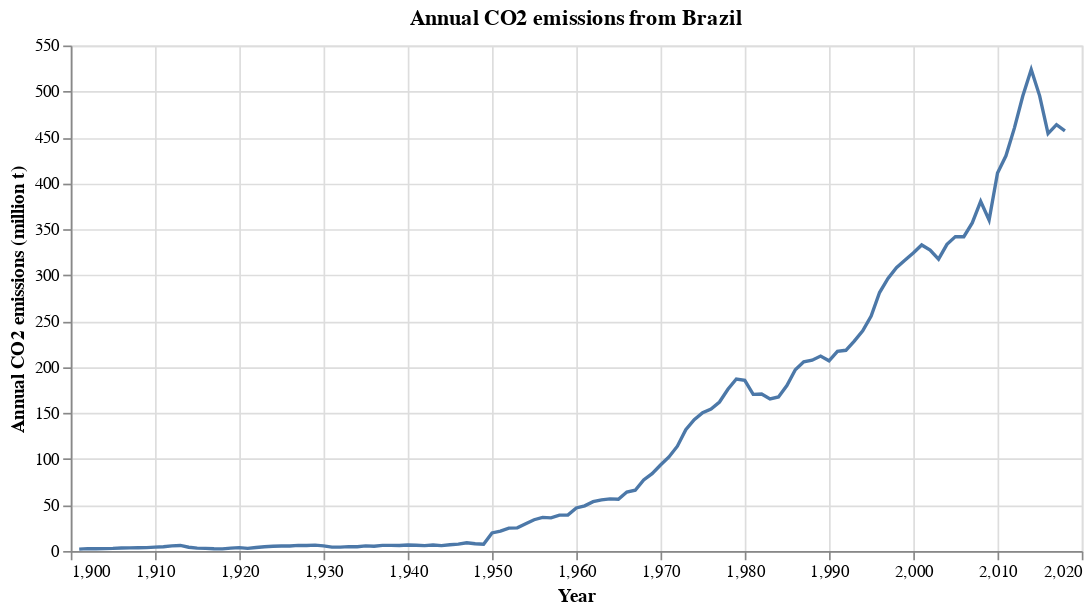

This figure's notebook cell:
### Code cell
# Create a selection that chooses the nearest point & selects based on x-value
nearest = alt.selection(type='single', nearest=True, on='mouseover',
                        fields=['Year'], empty='none')

# The basic line
line = alt.Chart(carbon_brasil).mark_line().encode(
    x='Year',
    y='Annual CO2 emissions (million t)'
).properties(
    title='Annual CO2 emissions from Brazil'
)

# Transparent selectors across the chart. This is what tells us
# the x-value of the cursor
selectors = alt.Chart(carbon_brasil).mark_point().encode(
    x='Year',
    opacity=alt.value(0),
).add_selection(
    nearest
)

# Draw points on the line, and highlight based on selection
points = line.mark_point().encode(
    opacity=alt.condition(nearest, alt.value(1), alt.value(0))
)

# Draw text labels near the points, and highlight based on selection
text = line.mark_text(align='right', dx=-5, dy=-10).encode(
    text=alt.condition(nearest, 'Annual CO2 emissions (million t)', alt.value(' '))
)

# Draw a rule at the location of the selection
rules = alt.Chart(carbon_brasil).mark_rule(color='gray').encode(
    x='Year',
).transform_filter(
    nearest
)

# Put the five layers into a chart and bind the data
alt.layer(
    line, selectors, points, rules, text
).properties(
    width=600, height=300
)

### Figure 1 — Vega-Lite specification as saved in the notebook (floating-point values rounded to 4 significant figures)
{"config": {"view": {"continuousWidth": 400, "continuousHeight": 300}}, "layer": [{"mark": "line", "encoding": {"x": {"type": "quantitative", "field": "Year"}, "y": {"type": "quantitative", "field": "Annual CO2 emissions (million t)"}}, "title": "Annual CO2 emissions from Brazil"}, {"mark": "point", "encoding": {"opacity": {"value": 0}, "x": {"type": "quantitative", "field": "Year"}}, "selection": {"selector014": {"type": "single", "nearest": true, "on": "mouseover", "fields": ["Year"], "empty": "none"}}}, {"mark": "point", "encoding": {"opacity": {"condition": {"value": 1, "selection": "selector014"}, "value": 0}, "x": {"type": "quantitative", "field": "Year"}, "y": {"type": "quantitative", "field": "Annual CO2 emissions (million t)"}}, "title": "Annual CO2 emissions from Brazil"}, {"mark": {"type": "rule", "color": "gray"}, "encoding": {"x": {"type": "quantitative", "field": "Year"}}, "transform": [{"filter": {"selection": "selector014"}}]}, {"mark": {"type": "text", "align": "right", "dx": -5, "dy": -10}, "encoding": {"text": {"condition": {"type": "quantitative", "field": "Annual CO2 emissions (million t)", "selection": "selector014"}, "value": " "}, "x": {"type": "quantitative", "field": "Year"}, "y": {"type": "quantitative", "field": "Annual CO2 emissions (million t)"}}, "title": "Annual CO2 emissions from Brazil"}], "data": {"name": "data-0a531226dd02175d91d95c43a4852206"}, "height": 300, "width": 600, "$schema": "https://vega.github.io/schema/vega-lite/v4.8.1.json", "datasets": {"data-0a531226dd02175d91d95c43a4852206": [{"Entity": "Brazil", "Code": "BRA", "Year": 1901, "Annual CO2 emissions": 2.103, "Annual CO2 emissions (million t)": 2.103}, {"Entity": "Brazil", "Code": "BRA", "Year": 1902, "Annual CO2 emissions": 2.506, "Annual CO2 emissions (million t)": 2.506}, {"Entity": "Brazil", "Code": "BRA", "Year": 1903, "Annual CO2 emissions": 2.44, "Annual CO2 emissions (million t)": 2.44}, {"Entity": "Brazil", "Code": "BRA", "Year": 1904, "Annual CO2 emissions": 2.62, "Annual CO2 emissions (million t)": 2.62}, {"Entity": "Brazil", "Code": "BRA", "Year": 1905, "Annual CO2 emissions": 2.799, "Annual CO2 emissions (million t)": 2.799}, {"Entity": "Brazil", "Code": "BRA", "Year": 1906, "Annual CO2 emissions": 3.206, "Annual CO2 emissions (million t)": 3.206}, {"Entity": "Brazil", "Code": "BRA", "Year": 1907, "Annual CO2 emissions": 3.451, "Annual CO2 emissions (million t)": 3.451}, {"Entity": "Brazil", "Code": "BRA", "Year": 1908, "Annual CO2 emissions": 3.594, "Annual CO2 emissions (million t)": 3.594}, {"Entity": "Brazil", "Code": "BRA", "Year": 1909, "Annual CO2 emissions": 3.609, "Annual CO2 emissions (million t)": 3.609}, {"Entity": "Brazil", "Code": "BRA", "Year": 1910, "Annual CO2 emissions": 4.199, "Annual CO2 emissions (million t)": 4.199}, {"Entity": "Brazil", "Code": "BRA", "Year": 1911, "Annual CO2 emissions": 4.606, "Annual CO2 emissions (million t)": 4.606}, {"Entity": "Brazil", "Code": "BRA", "Year": 1912, "Annual CO2 emissions": 5.591, "Annual CO2 emissions (million t)": 5.591}, {"Entity": "Brazil", "Code": "BRA", "Year": 1913, "Annual CO2 emissions": 6.035, "Annual CO2 emissions (million t)": 6.035}, {"Entity": "Brazil", "Code": "BRA", "Year": 1914, "Annual CO2 emissions": 4.107, "Annual CO2 emissions (million t)": 4.107}, {"Entity": "Brazil", "Code": "BRA", "Year": 1915, "Annual CO2 emissions": 3.144, "Annual CO2 emissions (million t)": 3.144}, {"Entity": "Brazil", "Code": "BRA", "Year": 1916, "Annual CO2 emissions": 2.88, "Annual CO2 emissions (million t)": 2.88}, {"Entity": "Brazil", "Code": "BRA", "Year": 1917, "Annual CO2 emissions": 2.499, "Annual CO2 emissions (million t)": 2.499}, {"Entity": "Brazil", "Code": "BRA", "Year": 1918, "Annual CO2 emissions": 2.323, "Annual CO2 emissions (million t)": 2.323}, {"Entity": "Brazil", "Code": "BRA", "Year": 1919, "Annual CO2 emissions": 3.07, "Annual CO2 emissions (million t)": 3.07}, {"Entity": "Brazil", "Code": "BRA", "Year": 1920, "Annual CO2 emissions": 3.646, "Annual CO2 emissions (million t)": 3.646}, {"Entity": "Brazil", "Code": "BRA", "Year": 1921, "Annual CO2 emissions": 2.891, "Annual CO2 emissions (million t)": 2.891}, {"Entity": "Brazil", "Code": "BRA", "Year": 1922, "Annual CO2 emissions": 3.781, "Annual CO2 emissions (million t)": 3.781}, {"Entity": "Brazil", "Code": "BRA", "Year": 1923, "Annual CO2 emissions": 4.617, "Annual CO2 emissions (million t)": 4.617}, {"Entity": "Brazil", "Code": "BRA", "Year": 1924, "Annual CO2 emissions": 5.104, "Annual CO2 emissions (million t)": 5.104}, {"Entity": "Brazil", "Code": "BRA", "Year": 1925, "Annual CO2 emissions": 5.375, "Annual CO2 emissions (million t)": 5.375}, {"Entity": "Brazil", "Code": "BRA", "Year": 1926, "Annual CO2 emissions": 5.478, "Annual CO2 emissions (million t)": 5.478}, {"Entity": "Brazil", "Code": "BRA", "Year": 1927, "Annual CO2 emissions": 6.075, "Annual CO2 emissions (million t)": 6.075}, {"Entity": "Brazil", "Code": "BRA", "Year": 1928, "Annual CO2 emissions": 5.928, "Annual CO2 emissions (million t)": 5.928}, {"Entity": "Brazil", "Code": "BRA", "Year": 1929, "Annual CO2 emissions": 6.346, "Annual CO2 emissions (million t)": 6.346}, {"Entity": "Brazil", "Code": "BRA", "Year": 1930, "Annual CO2 emissions": 5.514, "Annual CO2 emissions (million t)": 5.514}, {"Entity": "Brazil", "Code": "BRA", "Year": 1931, "Annual CO2 emissions": 4.17, "Annual CO2 emissions (million t)": 4.17}, {"Entity": "Brazil", "Code": "BRA", "Year": 1932, "Annual CO2 emissions": 4.17, "Annual CO2 emissions (million t)": 4.17}, {"Entity": "Brazil", "Code": "BRA", "Year": 1933, "Annual CO2 emissions": 4.723, "Annual CO2 emissions (million t)": 4.723}, {"Entity": "Brazil", "Code": "BRA", "Year": 1934, "Annual CO2 emissions": 4.624, "Annual CO2 emissions (million t)": 4.624}, {"Entity": "Brazil", "Code": "BRA", "Year": 1935, "Annual CO2 emissions": 5.511, "Annual CO2 emissions (million t)": 5.511}, {"Entity": "Brazil", "Code": "BRA", "Year": 1936, "Annual CO2 emissions": 5.148, "Annual CO2 emissions (million t)": 5.148}, {"Entity": "Brazil", "Code": "BRA", "Year": 1937, "Annual CO2 emissions": 6.09, "Annual CO2 emissions (million t)": 6.09}, {"Entity": "Brazil", "Code": "BRA", "Year": 1938, "Annual CO2 emissions": 6.097, "Annual CO2 emissions (million t)": 6.097}, {"Entity": "Brazil", "Code": "BRA", "Year": 1939, "Annual CO2 emissions": 5.95, "Annual CO2 emissions (million t)": 5.95}, {"Entity": "Brazil", "Code": "BRA", "Year": 1940, "Annual CO2 emissions": 6.489, "Annual CO2 emissions (million t)": 6.489}, {"Entity": "Brazil", "Code": "BRA", "Year": 1941, "Annual CO2 emissions": 6.284, "Annual CO2 emissions (million t)": 6.284}, {"Entity": "Brazil", "Code": "BRA", "Year": 1942, "Annual CO2 emissions": 5.87, "Annual CO2 emissions (million t)": 5.87}, {"Entity": "Brazil", "Code": "BRA", "Year": 1943, "Annual CO2 emissions": 6.478, "Annual CO2 emissions (million t)": 6.478}, {"Entity": "Brazil", "Code": "BRA", "Year": 1944, "Annual CO2 emissions": 5.899, "Annual CO2 emissions (million t)": 5.899}, {"Entity": "Brazil", "Code": "BRA", "Year": 1945, "Annual CO2 emissions": 6.826, "Annual CO2 emissions (million t)": 6.826}, {"Entity": "Brazil", "Code": "BRA", "Year": 1946, "Annual CO2 emissions": 7.464, "Annual CO2 emissions (million t)": 7.464}, {"Entity": "Brazil", "Code": "BRA", "Year": 1947, "Annual CO2 emissions": 8.951, "Annual CO2 emissions (million t)": 8.951}, {"Entity": "Brazil", "Code": "BRA", "Year": 1948, "Annual CO2 emissions": 7.852, "Annual CO2 emissions (million t)": 7.852}, {"Entity": "Brazil", "Code": "BRA", "Year": 1949, "Annual CO2 emissions": 7.372, "Annual CO2 emissions (million t)": 7.372}, {"Entity": "Brazil", "Code": "BRA", "Year": 1950, "Annual CO2 emissions": 19.66, "Annual CO2 emissions (million t)": 19.66}, {"Entity": "Brazil", "Code": "BRA", "Year": 1951, "Annual CO2 emissions": 21.67, "Annual CO2 emissions (million t)": 21.67}, {"Entity": "Brazil", "Code": "BRA", "Year": 1952, "Annual CO2 emissions": 24.94, "Annual CO2 emissions (million t)": 24.94}, {"Entity": "Brazil", "Code": "BRA", "Year": 1953, "Annual CO2 emissions": 25.23, "Annual CO2 emissions (million t)": 25.23}, {"Entity": "Brazil", "Code": "BRA", "Year": 1954, "Annual CO2 emissions": 29.69, "Annual CO2 emissions (million t)": 29.69}, {"Entity": "Brazil", "Code": "BRA", "Year": 1955, "Annual CO2 emissions": 34.03, "Annual CO2 emissions (million t)": 34.03}, {"Entity": "Brazil", "Code": "BRA", "Year": 1956, "Annual CO2 emissions": 36.62, "Annual CO2 emissions (million t)": 36.62}, {"Entity": "Brazil", "Code": "BRA", "Year": 1957, "Annual CO2 emissions": 35.99, "Annual CO2 emissions (million t)": 35.99}, {"Entity": "Brazil", "Code": "BRA", "Year": 1958, "Annual CO2 emissions": 39.07, "Annual CO2 emissions (million t)": 39.07}, {"Entity": "Brazil", "Code": "BRA", "Year": 1959, "Annual CO2 emissions": 39.02, "Annual CO2 emissions (million t)": 39.02}, {"Entity": "Brazil", "Code": "BRA", "Year": 1960, "Annual CO2 emissions": 46.85, "Annual CO2 emissions (million t)": 46.85}, {"Entity": "Brazil", "Code": "BRA", "Year": 1961, "Annual CO2 emissions": 49.14, "Annual CO2 emissions (million t)": 49.14}, {"Entity": "Brazil", "Code": "BRA", "Year": 1962, "Annual CO2 emissions": 53.63, "Annual CO2 emissions (million t)": 53.63}, {"Entity": "Brazil", "Code": "BRA", "Year": 1963, "Annual CO2 emissions": 55.55, "Annual CO2 emissions (million t)": 55.55}, {"Entity": "Brazil", "Code": "BRA", "Year": 1964, "Annual CO2 emissions": 56.67, "Annual CO2 emissions (million t)": 56.67}, {"Entity": "Brazil", "Code": "BRA", "Year": 1965, "Annual CO2 emissions": 56.33, "Annual CO2 emissions (million t)": 56.33}, {"Entity": "Brazil", "Code": "BRA", "Year": 1966, "Annual CO2 emissions": 64.21, "Annual CO2 emissions (million t)": 64.21}, {"Entity": "Brazil", "Code": "BRA", "Year": 1967, "Annual CO2 emissions": 66.08, "Annual CO2 emissions (million t)": 66.08}, {"Entity": "Brazil", "Code": "BRA", "Year": 1968, "Annual CO2 emissions": 77.27, "Annual CO2 emissions (million t)": 77.27}, {"Entity": "Brazil", "Code": "BRA", "Year": 1969, "Annual CO2 emissions": 84.13, "Annual CO2 emissions (million t)": 84.13}, {"Entity": "Brazil", "Code": "BRA", "Year": 1970, "Annual CO2 emissions": 93.53, "Annual CO2 emissions (million t)": 93.53}, {"Entity": "Brazil", "Code": "BRA", "Year": 1971, "Annual CO2 emissions": 102.4, "Annual CO2 emissions (million t)": 102.4}, {"Entity": "Brazil", "Code": "BRA", "Year": 1972, "Annual CO2 emissions": 114.0, "Annual CO2 emissions (million t)": 114.0}, {"Entity": "Brazil", "Code": "BRA", "Year": 1973, "Annual CO2 emissions": 132.0, "Annual CO2 emissions (million t)": 132.0}, {"Entity": "Brazil", "Code": "BRA", "Year": 1974, "Annual CO2 emissions": 142.9, "Annual CO2 emissions (million t)": 142.9}, {"Entity": "Brazil", "Code": "BRA", "Year": 1975, "Annual CO2 emissions": 150.5, "Annual CO2 emissions (million t)": 150.5}, {"Entity": "Brazil", "Code": "BRA", "Year": 1976, "Annual CO2 emissions": 154.4, "Annual CO2 emissions (million t)": 154.4}, {"Entity": "Brazil", "Code": "BRA", "Year": 1977, "Annual CO2 emissions": 162.1, "Annual CO2 emissions (million t)": 162.1}, {"Entity": "Brazil", "Code": "BRA", "Year": 1978, "Annual CO2 emissions": 175.9, "Annual CO2 emissions (million t)": 175.9}, {"Entity": "Brazil", "Code": "BRA", "Year": 1979, "Annual CO2 emissions": 187.2, "Annual CO2 emissions (million t)": 187.2}, {"Entity": "Brazil", "Code": "BRA", "Year": 1980, "Annual CO2 emissions": 185.8, "Annual CO2 emissions (million t)": 185.8}, {"Entity": "Brazil", "Code": "BRA", "Year": 1981, "Annual CO2 emissions": 170.5, "Annual CO2 emissions (million t)": 170.5}, {"Entity": "Brazil", "Code": "BRA", "Year": 1982, "Annual CO2 emissions": 170.8, "Annual CO2 emissions (million t)": 170.8}, {"Entity": "Brazil", "Code": "BRA", "Year": 1983, "Annual CO2 emissions": 165.4, "Annual CO2 emissions (million t)": 165.4}, {"Entity": "Brazil", "Code": "BRA", "Year": 1984, "Annual CO2 emissions": 167.6, "Annual CO2 emissions (million t)": 167.6}, {"Entity": "Brazil", "Code": "BRA", "Year": 1985, "Annual CO2 emissions": 179.9, "Annual CO2 emissions (million t)": 179.9}, {"Entity": "Brazil", "Code": "BRA", "Year": 1986, "Annual CO2 emissions": 197.2, "Annual CO2 emissions (million t)": 197.2}, {"Entity": "Brazil", "Code": "BRA", "Year": 1987, "Annual CO2 emissions": 205.8, "Annual CO2 emissions (million t)": 205.8}, {"Entity": "Brazil", "Code": "BRA", "Year": 1988, "Annual CO2 emissions": 207.6, "Annual CO2 emissions (million t)": 207.6}, {"Entity": "Brazil", "Code": "BRA", "Year": 1989, "Annual CO2 emissions": 212.1, "Annual CO2 emissions (million t)": 212.1}, {"Entity": "Brazil", "Code": "BRA", "Year": 1990, "Annual CO2 emissions": 206.9, "Annual CO2 emissions (million t)": 206.9}, {"Entity": "Brazil", "Code": "BRA", "Year": 1991, "Annual CO2 emissions": 217.2, "Annual CO2 emissions (million t)": 217.2}, {"Entity": "Brazil", "Code": "BRA", "Year": 1992, "Annual CO2 emissions": 218.4, "Annual CO2 emissions (million t)": 218.4}, {"Entity": "Brazil", "Code": "BRA", "Year": 1993, "Annual CO2 emissions": 228.3, "Annual CO2 emissions (million t)": 228.3}, {"Entity": "Brazil", "Code": "BRA", "Year": 1994, "Annual CO2 emissions": 239.5, "Annual CO2 emissions (million t)": 239.5}, {"Entity": "Brazil", "Code": "BRA", "Year": 1995, "Annual CO2 emissions": 255.6, "Annual CO2 emissions (million t)": 255.6}, {"Entity": "Brazil", "Code": "BRA", "Year": 1996, "Annual CO2 emissions": 281.2, "Annual CO2 emissions (million t)": 281.2}, {"Entity": "Brazil", "Code": "BRA", "Year": 1997, "Annual CO2 emissions": 296.6, "Annual CO2 emissions (million t)": 296.6}, {"Entity": "Brazil", "Code": "BRA", "Year": 1998, "Annual CO2 emissions": 308.3, "Annual CO2 emissions (million t)": 308.3}, {"Entity": "Brazil", "Code": "BRA", "Year": 1999, "Annual CO2 emissions": 316.3, "Annual CO2 emissions (million t)": 316.3}, {"Entity": "Brazil", "Code": "BRA", "Year": 2000, "Annual CO2 emissions": 324.2, "Annual CO2 emissions (million t)": 324.2}, {"Entity": "Brazil", "Code": "BRA", "Year": 2001, "Annual CO2 emissions": 333.0, "Annual CO2 emissions (million t)": 333.0}, {"Entity": "Brazil", "Code": "BRA", "Year": 2002, "Annual CO2 emissions": 327.4, "Annual CO2 emissions (million t)": 327.4}, {"Entity": "Brazil", "Code": "BRA", "Year": 2003, "Annual CO2 emissions": 317.5, "Annual CO2 emissions (million t)": 317.5}, {"Entity": "Brazil", "Code": "BRA", "Year": 2004, "Annual CO2 emissions": 333.7, "Annual CO2 emissions (million t)": 333.7}, {"Entity": "Brazil", "Code": "BRA", "Year": 2005, "Annual CO2 emissions": 342.1, "Annual CO2 emissions (million t)": 342.1}, {"Entity": "Brazil", "Code": "BRA", "Year": 2006, "Annual CO2 emissions": 341.9, "Annual CO2 emissions (million t)": 341.9}, {"Entity": "Brazil", "Code": "BRA", "Year": 2007, "Annual CO2 emissions": 356.9, "Annual CO2 emissions (million t)": 356.9}, {"Entity": "Brazil", "Code": "BRA", "Year": 2008, "Annual CO2 emissions": 380.3, "Annual CO2 emissions (million t)": 380.3}, {"Entity": "Brazil", "Code": "BRA", "Year": 2009, "Annual CO2 emissions": 360.1, "Annual CO2 emissions (million t)": 360.1}, {"Entity": "Brazil", "Code": "BRA", "Year": 2010, "Annual CO2 emissions": 411.2, "Annual CO2 emissions (million t)": 411.2}, {"Entity": "Brazil", "Code": "BRA", "Year": 2011, "Annual CO2 emissions": 430.0, "Annual CO2 emissions (million t)": 430.0}, {"Entity": "Brazil", "Code": "BRA", "Year": 2012, "Annual CO2 emissions": 460.1, "Annual CO2 emissions (million t)": 460.1}, {"Entity": "Brazil", "Code": "BRA", "Year": 2013, "Annual CO2 emissions": 495.0, "Annual CO2 emissions (million t)": 495.0}, {"Entity": "Brazil", "Code": "BRA", "Year": 2014, "Annual CO2 emissions": 523.9, "Annual CO2 emissions (million t)": 523.9}, {"Entity": "Brazil", "Code": "BRA", "Year": 2015, "Annual CO2 emissions": 495.2, "Annual CO2 emissions (million t)": 495.2}, {"Entity": "Brazil", "Code": "BRA", "Year": 2016, "Annual CO2 emissions": 454.2, "Annual CO2 emissions (million t)": 454.2}, {"Entity": "Brazil", "Code": "BRA", "Year": 2017, "Annual CO2 emissions": 463.8, "Annual CO2 emissions (million t)": 463.8}, {"Entity": "Brazil", "Code": "BRA", "Year": 2018, "Annual CO2 emissions": 457.2, "Annual CO2 emissions (million t)": 457.2}]}}
